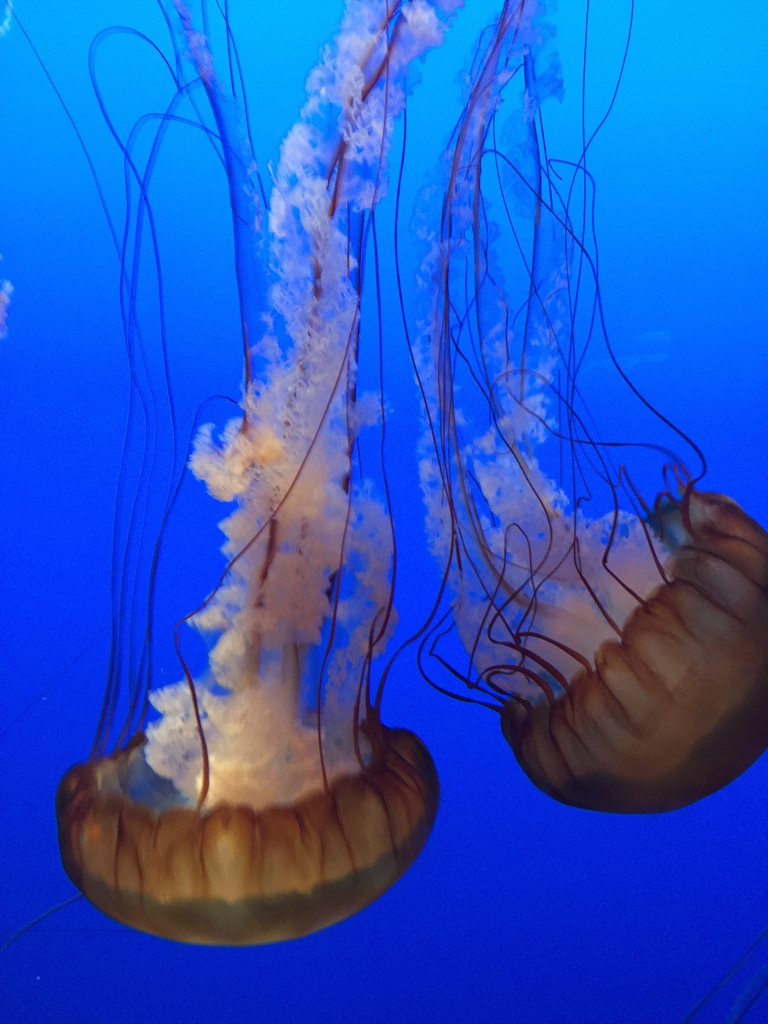
#> input picture ekr-math/Python/CH03/jelly.jpg, 768 x 1024 px, found by its file name
$ jupyter execute CH03_SEC01_Compress.ipynb
#> lines starting #> are read from the running program, lines starting #| are printed output that depends on the picture; after the words box and inside, x2 and y2 are one past the last pixel; in counts of white or black regions, pixels touching at a corner belong together
[cell 1]
from matplotlib.image import imread
import numpy as np
import matplotlib.pyplot as plt
import os
from mpl_toolkits.mplot3d import Axes3D
plt.rcParams['figure.figsize'] = [12, 8]
plt.rcParams.update({'font.size': 18})

A = imread(os.path.join('..','DATA','jelly.jpg'))
#> A is the input picture: shape (1024, 768, 3); mean R, G, B 35, 83.7, 194.2
Abw = np.mean(A, -1); # Convert RGB to grayscale
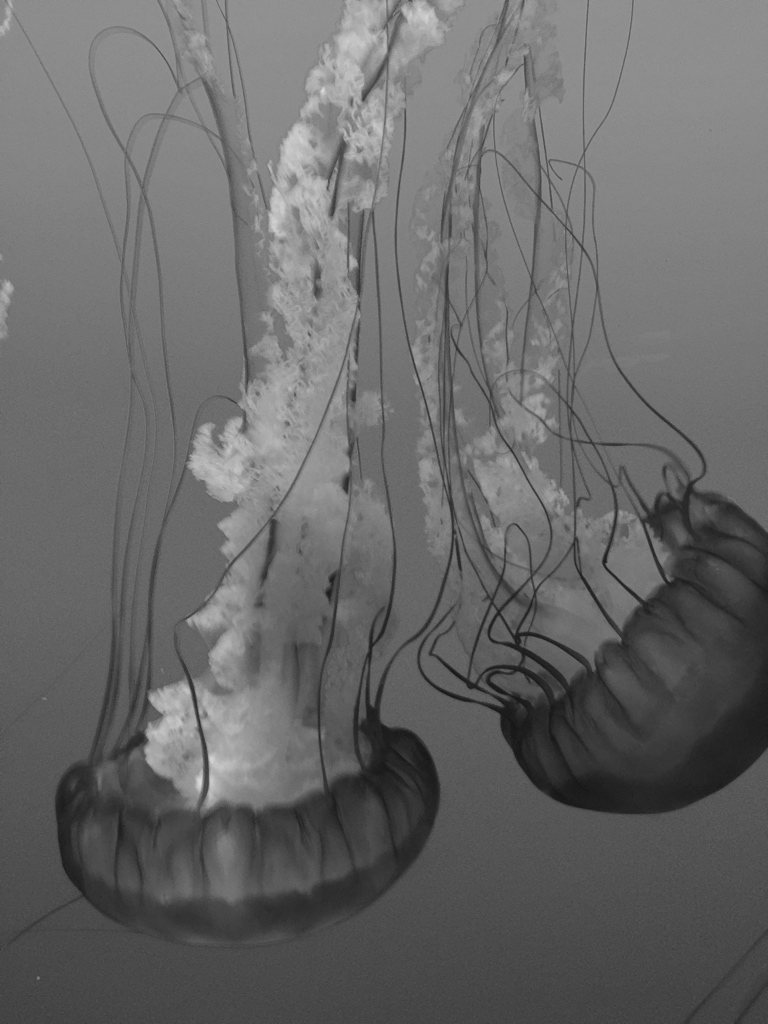
#> Abw: shape (1024, 768) float64; min 21, max 218.7, mean 104.3

plt.imshow(Abw,cmap='gray')
plt.axis('off')
plt.show()

[cell 2]
## Compute FFT of image using fft2
At = np.fft.fft2(Abw)
F = np.log(np.abs(np.fft.fftshift(At))+1) # Put FFT on log scale
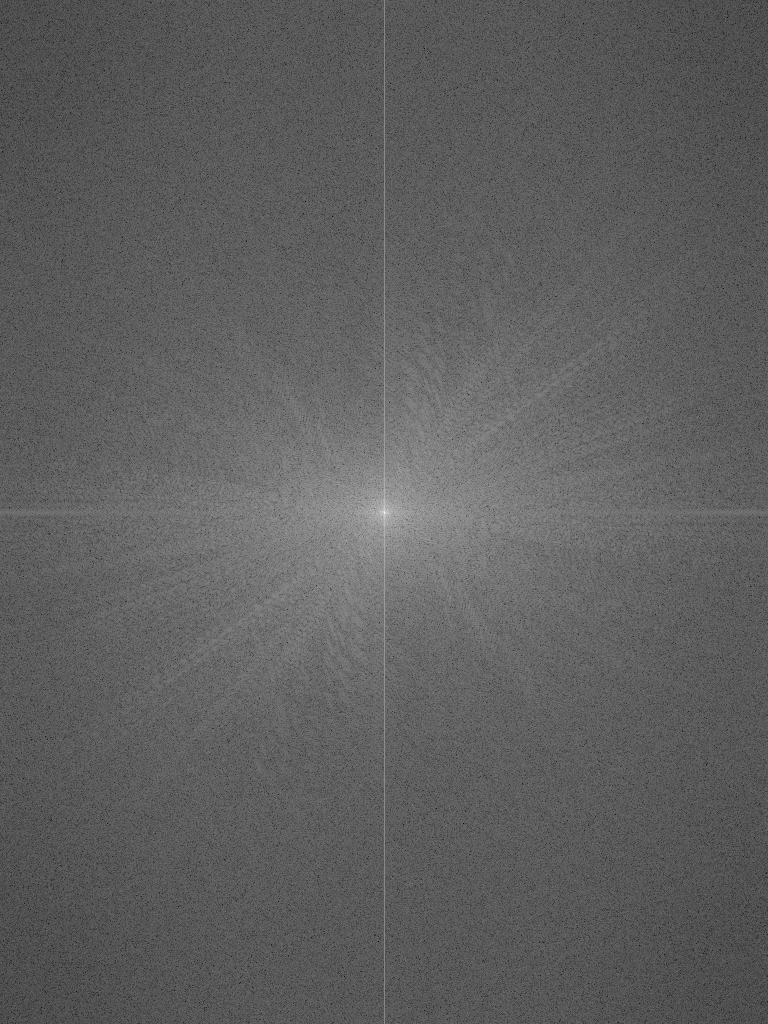
#> F: shape (1024, 768) float64; min 1.36, max 18.22, mean 7.67; drawn with min black and max white
plt.imshow(F,cmap='gray')
plt.axis('off')
plt.show()

[cell 3]
## Zero out all small coefficients and inverse transform
Bt = np.sort(np.abs(np.reshape(At,-1)))
keep = 0.05
thresh = Bt[int(np.floor((1-keep)*len(Bt)))]
#> thresh = 14315.4
ind = np.abs(At) > thresh
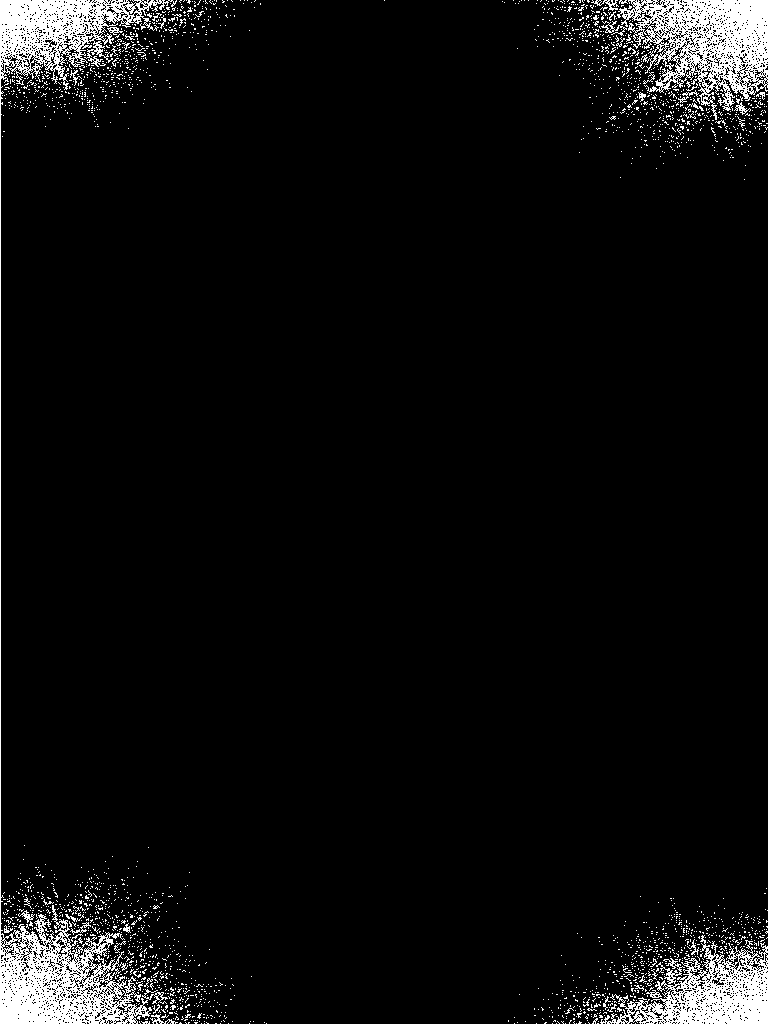
#> ind: shape (1024, 768) bool; 5% white; 2531 white regions (2485 under 20 px), largest, box (x1, y1, x2, y2) and area: (0, 0, 177, 1024) 16321, (617, 0, 768, 120) 8798, (600, 935, 768, 1024) 6441
Atlow = At * ind
Flow = np.log(np.abs(np.fft.fftshift(Atlow))+1) # Put FFT on log scale
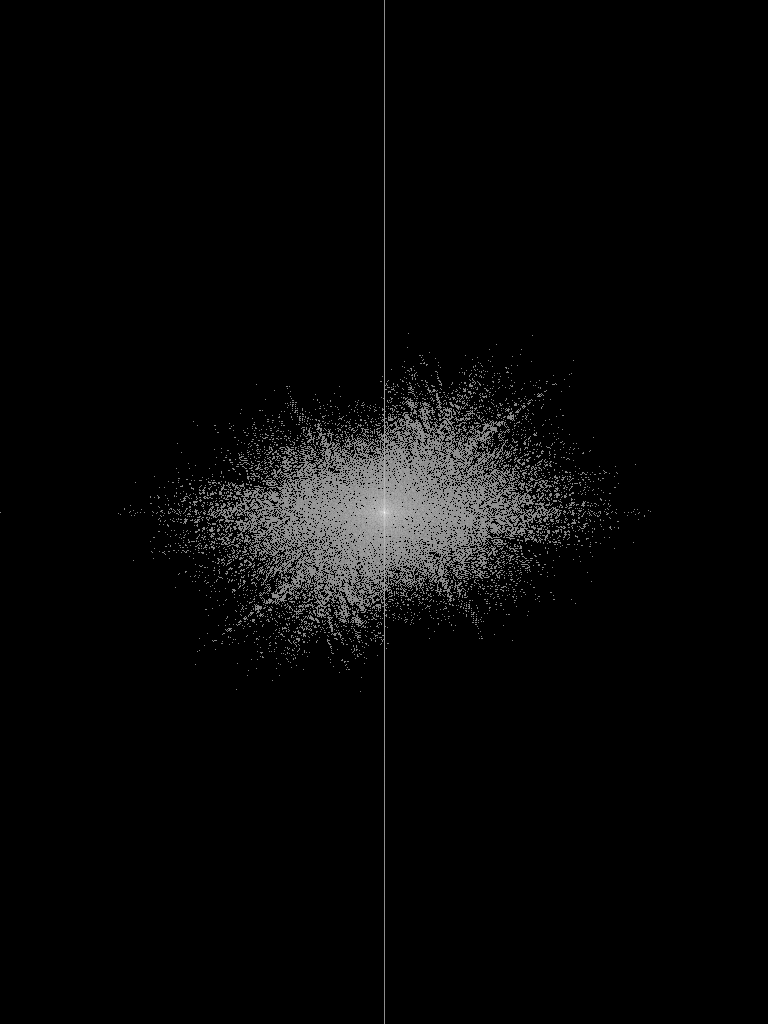
#> Flow: shape (1024, 768) float64; min 0, max 18.22, mean 0.514; drawn with min black and max white

plt.imshow(Flow,cmap='gray')
plt.axis('off')
plt.show()

[cell 4]
## Plot Reconstruction
Alow = np.fft.ifft2(Atlow).astype('uint8')

plt.imshow(Alow,cmap='gray')
plt.axis('off')
plt.show()

[cell 5]
plt.rcParams['figure.figsize'] = [16, 8]

fig = plt.figure()
ax1 = fig.add_subplot(1, 2, 1, projection='3d')
ax2 = fig.add_subplot(1, 2, 2, projection='3d')

Anew = Abw[::5,::5]
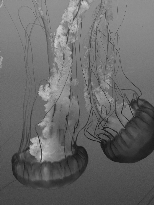
#> Anew: shape (205, 154) float64; min 22.67, max 211.7, mean 104.4

y = np.arange(Anew.shape[0])
#> y = 205 values from 0 to 204
x = np.arange(Anew.shape[1])
#> x = 154 values from 0 to 153

X,Y = np.meshgrid(x,y)

surf1 = ax1.plot_surface(X,Y,Anew, rstride=1, cstride=1,cmap='jet',
                       linewidth=1, antialiased=False)
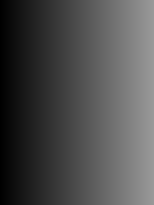
#> X: shape (205, 154) int64; min 0, max 153, mean 76.5
surf2 = ax2.plot_surface(X,Y,Anew, rstride=1, cstride=1,cmap='jet',
                       linewidth=1, antialiased=False)

ax1.view_init(90, 90)
ax1.axis('off')

ax2.view_init(60, 90)
ax2.axis('off')

plt.show()
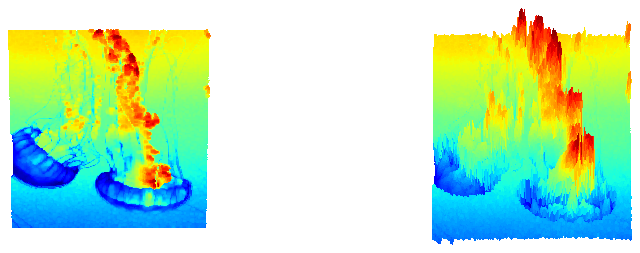
#> figure drawn by matplotlib, 2 panels
